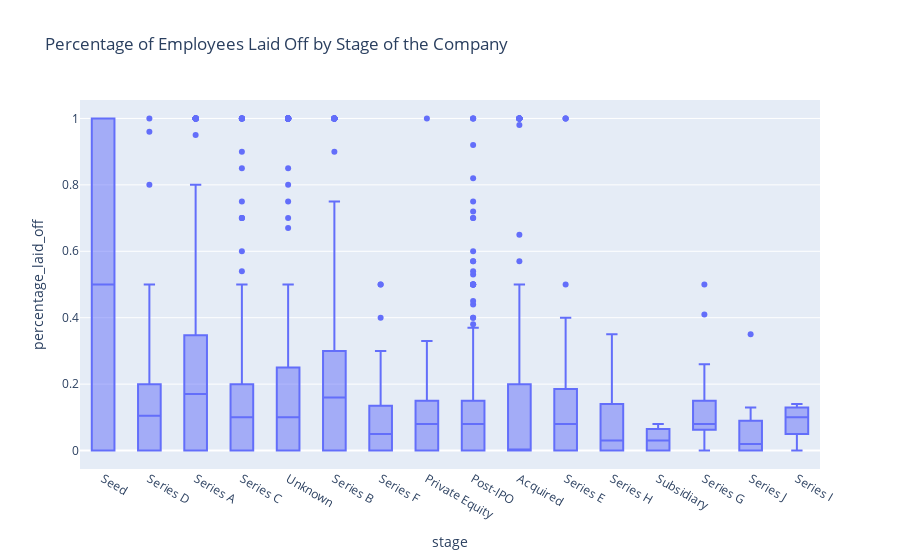

The cell this chart's notebook holds for it:
### Code cell
fig = px.box(df, x='stage', y='percentage_laid_off', 
             title='Percentage of Employees Laid Off by Stage of the Company')
fig.show()

### Figure 1 — Plotly figure (JSON) as saved in the notebook; plotly's stock layout.template omitted (floating-point values rounded to 4 significant figures; data arrays with more than 128 entries replaced by an {"elided": "..."} marker saying what was removed)
{"data": [{"alignmentgroup": "True", "hovertemplate": "stage=%{x}<br>percentage_laid_off=%{y}<extra></extra>", "legendgroup": "", "marker": {"color": "#636efa"}, "name": "", "notched": false, "offsetgroup": "", "orientation": "v", "showlegend": false, "type": "box", "x": {"elided": "2495 str values"}, "x0": " ", "xaxis": "x", "y": {"elided": "2495 float values"}, "y0": " ", "yaxis": "y"}], "layout": {"boxmode": "group", "legend": {"tracegroupgap": 0}, "title": {"text": "Percentage of Employees Laid Off by Stage of the Company"}, "xaxis": {"anchor": "y", "domain": [0, 1], "title": {"text": "stage"}}, "yaxis": {"anchor": "x", "domain": [0, 1], "title": {"text": "percentage_laid_off"}}}}
